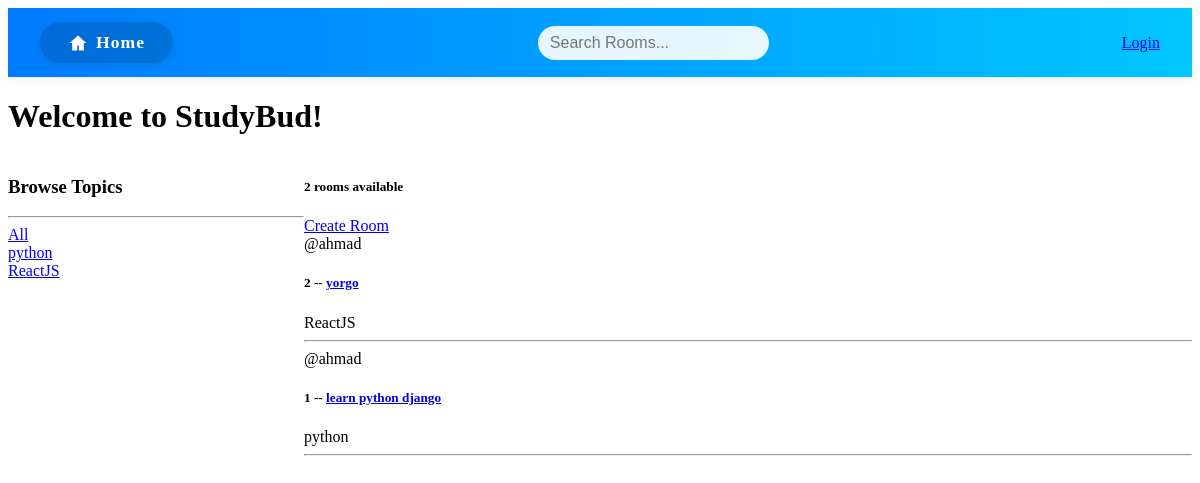
The app's page /, older data.
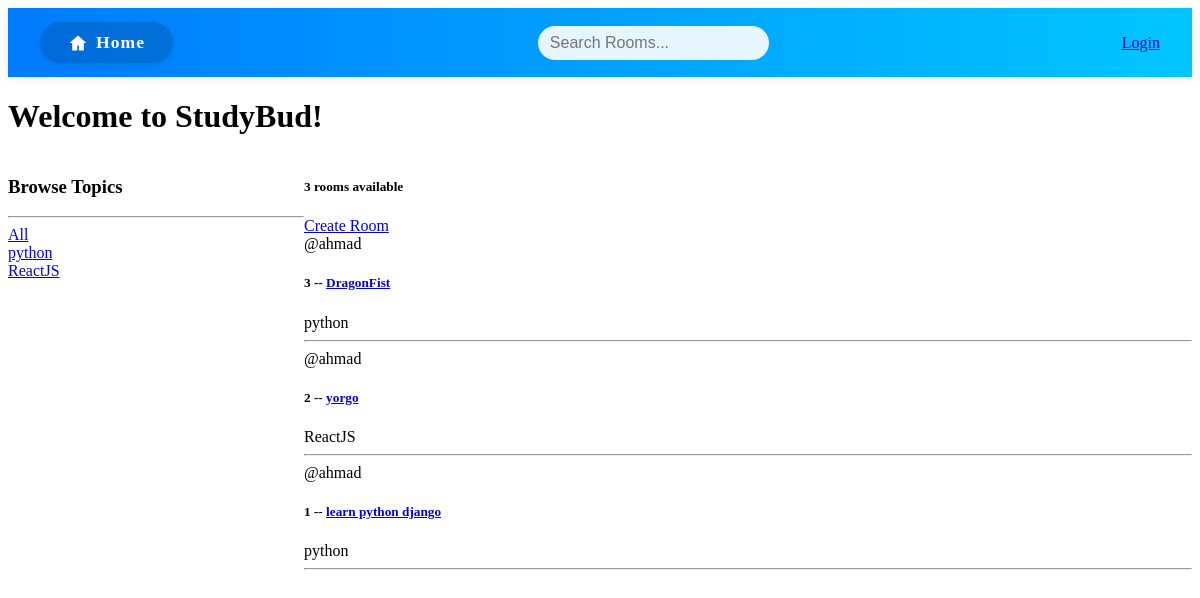
The same page, newer data.
### base/models.py (models this page shows, shortened)
class Topic(models.Model):
    name = models.CharField(max_length=200)

class Room(models.Model):
    host = models.ForeignKey(User ,on_delete= models.SET_NULL , null=True)
    topic = models.ForeignKey(Topic ,on_delete= models.SET_NULL , null=True)
    name = models.CharField(max_length = 200)
    descreption = models.TextField(null = True , blank= True)
    updated = models.DateTimeField(auto_now = True)
    created = models.DateTimeField(auto_now_add = True)
    class Meta:
        ordering = ["-updated" , "-created"]

### base/views.py (the view)
# urls.py: path('', views.home, name='home'),
def home(request):
    q = request.GET.get('q') if request.GET.get('q') != None else ''
    rooms = Room.objects.filter(
            Q(topic__name__icontains = q) |
            Q(name__contains = q) |
            Q(descreption__contains = q)
            )
    topics = Topic.objects.all()
    rooms_count = rooms.count()
    context = {"rooms" : rooms , "topics" : topics , "rooms_count" : rooms_count}
    return render(request , "base/home.html" , context)

### base/templates/base/home.html (shortened to what this page needs)
<!DOCTYPE html>
<html lang="en">
<head>
</head>
<body>
{% extends 'main.html' %}
{% block content %}
    <h1>Welcome to StudyBud!</h1>
<div class="home-container">
    <div>
        <h3>Browse Topics</h3>
        <hr>
        <div>
            <a href="{% url 'home' %}">All</a>
        </div>
        {% for topic in topics %}
            <div>
                <a href="{% url 'home' %}?q={{topic.name}}">{{topic.name}}</a>
            </div>
        {% endfor %}
    </div>
    <div>
        <h5>{{rooms_count}} rooms available</h5>
        <a href="{% url 'create-room'%}">Create Room</a>
        <div>
            {% for room in rooms %}
                <div>
                    <span>@{{room.host.username}}</span>
                    <h5>{{room.id}} -- <a href="{% url 'room' room.id %}">{{room.name}}</a></h5>
                    <span>{{room.topic.name}}</span>
                <hr>
                </div>
            {% endfor %}
        </div>
    </div>
    {% endblock %}

Row changes from the older to the newer data that the page shows:
added Room: host.username "ahmad", id "3", name "DragonFist", topic.name "python"
Text that changed along with them:
{{ rooms_count }}: "2" → "3"
